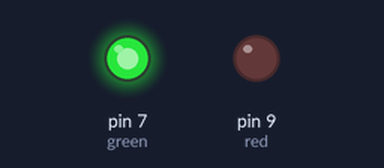
The sketch below on a simulated Arduino Uno, built with avr-gcc and run on an emulated ATmega328P. Shown: output pins drawn as LEDs (lit = HIGH).

Above: at 6.0 s.
At 13.2 s:
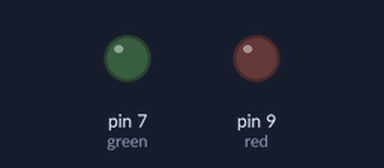
At 18.2 s:
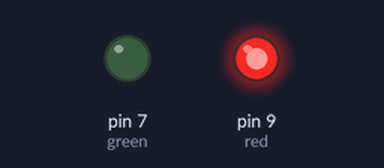
Timing chart, 0 to 28.6 s (numbered marks = the images above):
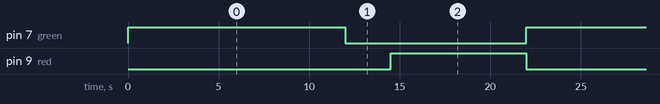

The sketch:

super_rottis1.ino
```cpp
// C++ code
//

int tr = 7500;
int to = 2500;
int tg = 12000;

int red = 9;
int yellow = 8;
int green = 7;

void setup()
{
  pinMode(red, OUTPUT);
  pinMode(green, OUTPUT);
}

void loop() {
  //entrando sinal verde
  digitalWrite(green,HIGH);
  delay(tg);
  digitalWrite(green,LOW);//APAGA O GREEN


  //entrando sinal amarelo
  digitalWrite(yellow,HIGH);
  delay(to); // Wait for 1000 millisecond(s)
  digitalWrite(yellow,LOW);


  //entrando sinal vermelho

  digitalWrite(red, HIGH);//ACENDE O RED POR 5 SEGS
  delay(tr);
  digitalWrite(red, LOW);//APAGA RED 5 SEGS


}
```

Measured:
- by itself, pin 7 (green): alternates HIGH for 12.0 s and LOW for 10.0 s
- by itself, pin 9 (red): alternates HIGH for 7.5 s and LOW for 14.5 s
- by itself, everything shown: repeats every 22.0 s, in 4 steps
